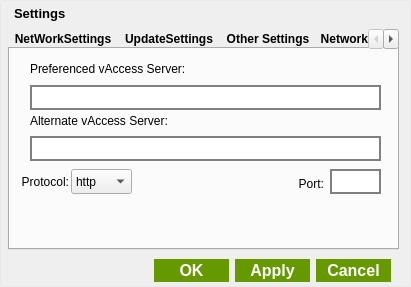
<?xml version="1.0" encoding="UTF-8"?>
<ui version="4.0">
 <class>SettingWindow</class>
 <widget class="QDialog" name="SettingWindow">
  <property name="windowModality">
   <enum>Qt::ApplicationModal</enum>
  </property>
  <property name="geometry">
   <rect>
    <x>0</x>
    <y>0</y>
    <width>411</width>
    <height>287</height>
   </rect>
  </property>
  <property name="minimumSize">
   <size>
    <width>385</width>
    <height>267</height>
   </size>
  </property>
  <property name="maximumSize">
   <size>
    <width>650</width>
    <height>400</height>
   </size>
  </property>
  <property name="windowTitle">
   <string>Setting</string>
  </property>
  <property name="styleSheet">
   <string notr="true">QDialog{
background-image:url(&quot;:image/resource/image/skin_expand.png&quot;);
border:1px solid #e9e9e9;
border-radius:4px;
}
</string>
  </property>
  <widget class="QTabWidget" name="tabWidget">
   <property name="geometry">
    <rect>
     <x>8</x>
     <y>29</y>
     <width>391</width>
     <height>221</height>
    </rect>
   </property>
   <property name="maximumSize">
    <size>
     <width>460</width>
     <height>271</height>
    </size>
   </property>
   <property name="styleSheet">
    <string notr="true">QLineEdit {
     border: 2px solid gray;
     border-radius: 0px;
     padding: 0 8px;
     selection-background-color: darkgray;
}

QTabWidget::pane{border-top: 0px;
background-image: url(:image/resource/image/skin_basic.png);
}

QTabBar::tab{
color: 0;
font: bold 12px;
border: 0px solid #C4C4C3;
border-bottom-color: #C2C7CB;
min-width: 6ex;
min-height: 2ex;
padding: 3px;}
QTabBar::tab:selected{
color: rgb(204, 204, 204);
border: 0px solid #C4C4C3;
border-bottom-color: #C2C7CB;

color: 0;
font: bold 12px;
border-top-right-radius: 0px;
border-top-left-radius: 0px;
}
QTabBar::tab:!selected{
margin-top: 2px;
color: rgb(100, 100, 100);
background-image: url(:image/resource/image/skin_basic.png);}</string>
   </property>
   <property name="currentIndex">
    <number>0</number>
   </property>
   <property name="documentMode">
    <bool>false</bool>
   </property>
   <widget class="QWidget" name="tab_network">
    <attribute name="title">
     <string>  NetWorkSettings  </string>
    </attribute>
    <widget class="QLabel" name="label">
     <property name="geometry">
      <rect>
       <x>20</x>
       <y>12</y>
       <width>162</width>
       <height>16</height>
      </rect>
     </property>
     <property name="maximumSize">
      <size>
       <width>162</width>
       <height>21</height>
      </size>
     </property>
     <property name="text">
      <string>Preferenced vAccess Server:</string>
     </property>
    </widget>
    <widget class="QLabel" name="label_2">
     <property name="geometry">
      <rect>
       <x>20</x>
       <y>64</y>
       <width>150</width>
       <height>16</height>
      </rect>
     </property>
     <property name="maximumSize">
      <size>
       <width>170</width>
       <height>22</height>
      </size>
     </property>
     <property name="text">
      <string>Alternate vAccess Server:</string>
     </property>
    </widget>
    <widget class="QLabel" name="label_3">
     <property name="geometry">
      <rect>
       <x>-2</x>
       <y>120</y>
       <width>61</width>
       <height>25</height>
      </rect>
     </property>
     <property name="text">
      <string>Protocol:</string>
     </property>
     <property name="alignment">
      <set>Qt::AlignRight|Qt::AlignTrailing|Qt::AlignVCenter</set>
     </property>
    </widget>
    <widget class="QLineEdit" name="lineEdit_preferenceIp">
     <property name="geometry">
      <rect>
       <x>20</x>
       <y>36</y>
       <width>351</width>
       <height>25</height>
      </rect>
     </property>
     <property name="styleSheet">
      <string notr="true"/>
     </property>
    </widget>
    <widget class="QLineEdit" name="lineEdit_alternateIp">
     <property name="geometry">
      <rect>
       <x>20</x>
       <y>87</y>
       <width>351</width>
       <height>25</height>
      </rect>
     </property>
    </widget>
    <widget class="QLineEdit" name="lineEdit_port">
     <property name="geometry">
      <rect>
       <x>320</x>
       <y>120</y>
       <width>51</width>
       <height>25</height>
      </rect>
     </property>
     <property name="text">
      <string>80</string>
     </property>
     <property name="echoMode">
      <enum>QLineEdit::NoEcho</enum>
     </property>
     <property name="readOnly">
      <bool>true</bool>
     </property>
    </widget>
    <widget class="QComboBox" name="comboBox_protocol">
     <property name="geometry">
      <rect>
       <x>61</x>
       <y>120</y>
       <width>61</width>
       <height>25</height>
      </rect>
     </property>
     <item>
      <property name="text">
       <string>http</string>
      </property>
     </item>
     <item>
      <property name="text">
       <string>https</string>
      </property>
     </item>
    </widget>
    <widget class="QLabel" name="label_4">
     <property name="geometry">
      <rect>
       <x>263</x>
       <y>122</y>
       <width>51</width>
       <height>25</height>
      </rect>
     </property>
     <property name="text">
      <string>Port:</string>
     </property>
     <property name="alignment">
      <set>Qt::AlignRight|Qt::AlignTrailing|Qt::AlignVCenter</set>
     </property>
    </widget>
   </widget>
   <widget class="QWidget" name="tab_update">
    <attribute name="title">
     <string>  UpdateSettings  </string>
    </attribute>
    <widget class="QPushButton" name="pushBtn_check">
     <property name="geometry">
      <rect>
       <x>262</x>
       <y>140</y>
       <width>75</width>
       <height>23</height>
      </rect>
     </property>
     <property name="styleSheet">
      <string notr="true">QPushButton{
color: rgb(255, 255, 255);
font: bold 10pt;
border-radius: 0px;                                        
background-color: #669900;}                                       
QPushButton:hover{                                        
background-color: #77b200;}                                       
QPushButton:pressed{                                        
background-color: #99cc00;}  </string>
     </property>
     <property name="text">
      <string>Check</string>
     </property>
    </widget>
    <widget class="QLabel" name="label_5">
     <property name="geometry">
      <rect>
       <x>22</x>
       <y>140</y>
       <width>231</width>
       <height>16</height>
      </rect>
     </property>
     <property name="text">
      <string>You can check new version right now</string>
     </property>
    </widget>
    <widget class="QRadioButton" name="radioBtn_update_manual">
     <property name="geometry">
      <rect>
       <x>20</x>
       <y>50</y>
       <width>371</width>
       <height>16</height>
      </rect>
     </property>
     <property name="text">
      <string>Detect manually  (by push the Check button below)</string>
     </property>
    </widget>
    <widget class="QRadioButton" name="radioBtn_update_auto">
     <property name="geometry">
      <rect>
       <x>20</x>
       <y>10</y>
       <width>401</width>
       <height>31</height>
      </rect>
     </property>
     <property name="text">
      <string>Auto detect(detect wether has version once runs vClient.
 Recommended)</string>
     </property>
    </widget>
    <widget class="QRadioButton" name="radioBtn_update_auto2">
     <property name="geometry">
      <rect>
       <x>20</x>
       <y>80</y>
       <width>361</width>
       <height>31</height>
      </rect>
     </property>
     <property name="text">
      <string>Auto update (auto detect, update when detecting new
 version.(will restart system automatically))</string>
     </property>
    </widget>
   </widget>
   <widget class="QWidget" name="tab_ohter">
    <attribute name="title">
     <string>  Other Settings  </string>
    </attribute>
    <widget class="QGroupBox" name="groupBox_2">
     <property name="geometry">
      <rect>
       <x>20</x>
       <y>97</y>
       <width>361</width>
       <height>81</height>
      </rect>
     </property>
     <property name="title">
      <string>LounchWhenSystemStart</string>
     </property>
     <widget class="QCheckBox" name="checkBox_lounchAppOnSysStart">
      <property name="geometry">
       <rect>
        <x>17</x>
        <y>30</y>
        <width>271</width>
        <height>31</height>
       </rect>
      </property>
      <property name="text">
       <string>Louch vClient when system start</string>
      </property>
     </widget>
    </widget>
    <widget class="QWidget" name="widget" native="true">
     <property name="geometry">
      <rect>
       <x>11</x>
       <y>10</y>
       <width>371</width>
       <height>21</height>
      </rect>
     </property>
     <widget class="QRadioButton" name="radioBtn_rdp_hasbar">
      <property name="geometry">
       <rect>
        <x>105</x>
        <y>0</y>
        <width>91</width>
        <height>16</height>
       </rect>
      </property>
      <property name="text">
       <string>show bar</string>
      </property>
     </widget>
     <widget class="QLabel" name="label_6">
      <property name="geometry">
       <rect>
        <x>1</x>
        <y>0</y>
        <width>91</width>
        <height>16</height>
       </rect>
      </property>
      <property name="text">
       <string>RDP Bar:</string>
      </property>
      <property name="alignment">
       <set>Qt::AlignRight|Qt::AlignTrailing|Qt::AlignVCenter</set>
      </property>
     </widget>
     <widget class="QRadioButton" name="radioBtn_rdp_nobar">
      <property name="geometry">
       <rect>
        <x>210</x>
        <y>0</y>
        <width>101</width>
        <height>16</height>
       </rect>
      </property>
      <property name="text">
       <string>hide bar</string>
      </property>
     </widget>
    </widget>
    <widget class="QWidget" name="widget_2" native="true">
     <property name="geometry">
      <rect>
       <x>10</x>
       <y>40</y>
       <width>371</width>
       <height>21</height>
      </rect>
     </property>
     <widget class="QLabel" name="label_7">
      <property name="geometry">
       <rect>
        <x>1</x>
        <y>3</y>
        <width>91</width>
        <height>16</height>
       </rect>
      </property>
      <property name="text">
       <string>FAP Bar:</string>
      </property>
      <property name="alignment">
       <set>Qt::AlignRight|Qt::AlignTrailing|Qt::AlignVCenter</set>
      </property>
     </widget>
     <widget class="QRadioButton" name="radioBtn_fap_hasbar">
      <property name="geometry">
       <rect>
        <x>106</x>
        <y>3</y>
        <width>91</width>
        <height>16</height>
       </rect>
      </property>
      <property name="text">
       <string>show bar</string>
      </property>
     </widget>
     <widget class="QRadioButton" name="radioBtn_fap_nobar">
      <property name="geometry">
       <rect>
        <x>211</x>
        <y>3</y>
        <width>101</width>
        <height>16</height>
       </rect>
      </property>
      <property name="text">
       <string>hide bar</string>
      </property>
     </widget>
    </widget>
   </widget>
   <widget class="QWidget" name="tab_tools">
    <attribute name="title">
     <string> NetworkCMD </string>
    </attribute>
    <widget class="QLineEdit" name="lineEdit_netparam">
     <property name="geometry">
      <rect>
       <x>20</x>
       <y>12</y>
       <width>161</width>
       <height>25</height>
      </rect>
     </property>
    </widget>
    <widget class="QPushButton" name="pushBtn_execute">
     <property name="geometry">
      <rect>
       <x>300</x>
       <y>10</y>
       <width>75</width>
       <height>25</height>
      </rect>
     </property>
     <property name="styleSheet">
      <string notr="true">QPushButton{
color: rgb(255, 255, 255);
font: bold 10pt;
border-radius: 0px;                                        
background-color: #669900;}                                       
QPushButton:hover{                                        
background-color: #77b200;}                                       
QPushButton:pressed{                                        
background-color: #99cc00;}  </string>
     </property>
     <property name="text">
      <string>Excute</string>
     </property>
     <property name="default">
      <bool>true</bool>
     </property>
    </widget>
    <widget class="QTextEdit" name="textEdit_netcmdOutput">
     <property name="geometry">
      <rect>
       <x>20</x>
       <y>43</y>
       <width>361</width>
       <height>151</height>
      </rect>
     </property>
    </widget>
    <widget class="QComboBox" name="comboBoxCmd">
     <property name="geometry">
      <rect>
       <x>190</x>
       <y>10</y>
       <width>101</width>
       <height>27</height>
      </rect>
     </property>
    </widget>
   </widget>
  </widget>
  <widget class="QWidget" name="layoutWidget">
   <property name="geometry">
    <rect>
     <x>0</x>
     <y>0</y>
     <width>80</width>
     <height>27</height>
    </rect>
   </property>
   <layout class="QHBoxLayout" name="horizontalLayout_11">
    <item>
     <widget class="QLabel" name="label_8">
      <property name="minimumSize">
       <size>
        <width>8</width>
        <height>25</height>
       </size>
      </property>
      <property name="maximumSize">
       <size>
        <width>8</width>
        <height>25</height>
       </size>
      </property>
      <property name="styleSheet">
       <string notr="true">border-image: url(:/image/resource/image/corner_left_top.png);</string>
      </property>
      <property name="text">
       <string/>
      </property>
     </widget>
    </item>
    <item>
     <widget class="QLabel" name="label_9">
      <property name="styleSheet">
       <string notr="true">color:#000000;/*#8bc600;*/
font: bold 10pt;</string>
      </property>
      <property name="text">
       <string>Settings</string>
      </property>
     </widget>
    </item>
   </layout>
  </widget>
  <widget class="QWidget" name="layoutWidget_2">
   <property name="geometry">
    <rect>
     <x>106</x>
     <y>258</y>
     <width>285</width>
     <height>25</height>
    </rect>
   </property>
   <layout class="QHBoxLayout" name="horizontalLayout_4">
    <item>
     <spacer name="horizontalSpacer">
      <property name="orientation">
       <enum>Qt::Horizontal</enum>
      </property>
      <property name="sizeHint" stdset="0">
       <size>
        <width>40</width>
        <height>20</height>
       </size>
      </property>
     </spacer>
    </item>
    <item>
     <widget class="QPushButton" name="pushBtn_ok">
      <property name="minimumSize">
       <size>
        <width>75</width>
        <height>23</height>
       </size>
      </property>
      <property name="focusPolicy">
       <enum>Qt::NoFocus</enum>
      </property>
      <property name="styleSheet">
       <string notr="true">QPushButton{
color: rgb(255, 255, 255);
font: bold 12pt;
border-radius: 0px;                                        
background-color: #669900;}                                       
QPushButton:hover{                                        
background-color: #77b200;}                                       
QPushButton:pressed{                                        
background-color: #99cc00;}                                        </string>
      </property>
      <property name="text">
       <string>OK</string>
      </property>
      <property name="default">
       <bool>true</bool>
      </property>
     </widget>
    </item>
    <item>
     <widget class="QPushButton" name="pushBtn_apply">
      <property name="minimumSize">
       <size>
        <width>75</width>
        <height>23</height>
       </size>
      </property>
      <property name="styleSheet">
       <string notr="true">QPushButton{
color: rgb(255, 255, 255);
font: bold 12pt;
border-radius: 0px;                                        
background-color: #669900;}                                       
QPushButton:hover{                                        
background-color: #77b200;}                                       
QPushButton:pressed{                                        
background-color: #99cc00;}</string>
      </property>
      <property name="text">
       <string>Apply</string>
      </property>
     </widget>
    </item>
    <item>
     <widget class="QPushButton" name="pushBtn_cancel">
      <property name="minimumSize">
       <size>
        <width>75</width>
        <height>23</height>
       </size>
      </property>
      <property name="styleSheet">
       <string notr="true">QPushButton{
color: rgb(255, 255, 255);
font: bold 12pt;
border-radius: 0px;                                        
background-color: #669900;}                                       
QPushButton:hover{                                        
background-color: #77b200;}                                       
QPushButton:pressed{                                        
background-color: #99cc00;}  </string>
      </property>
      <property name="text">
       <string>Cancel</string>
      </property>
     </widget>
    </item>
   </layout>
  </widget>
  <zorder>layoutWidget</zorder>
  <zorder>tabWidget</zorder>
  <zorder>layoutWidget_2</zorder>
 </widget>
 <tabstops>
  <tabstop>tabWidget</tabstop>
  <tabstop>lineEdit_preferenceIp</tabstop>
  <tabstop>lineEdit_alternateIp</tabstop>
  <tabstop>comboBox_protocol</tabstop>
  <tabstop>lineEdit_port</tabstop>
  <tabstop>radioBtn_update_auto</tabstop>
  <tabstop>radioBtn_update_manual</tabstop>
  <tabstop>pushBtn_check</tabstop>
  <tabstop>radioBtn_rdp_hasbar</tabstop>
  <tabstop>radioBtn_rdp_nobar</tabstop>
  <tabstop>checkBox_lounchAppOnSysStart</tabstop>
  <tabstop>lineEdit_netparam</tabstop>
  <tabstop>pushBtn_execute</tabstop>
  <tabstop>textEdit_netcmdOutput</tabstop>
 </tabstops>
 <resources/>
 <connections/>
</ui>
